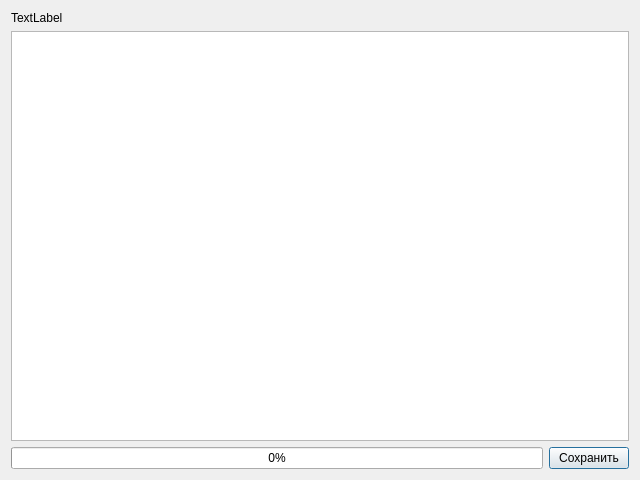
<?xml version="1.0" encoding="UTF-8"?>
<ui version="4.0">
 <class>DescriptionDialog</class>
 <widget class="QDialog" name="DescriptionDialog">
  <property name="geometry">
   <rect>
    <x>0</x>
    <y>0</y>
    <width>640</width>
    <height>480</height>
   </rect>
  </property>
  <property name="windowTitle">
   <string>Dialog</string>
  </property>
  <layout class="QGridLayout" name="gridLayout">
   <item row="1" column="0" colspan="2">
    <widget class="QTableWidget" name="tableWidget"/>
   </item>
   <item row="2" column="1">
    <widget class="QPushButton" name="saveButton">
     <property name="text">
      <string>Сохранить</string>
     </property>
    </widget>
   </item>
   <item row="2" column="0">
    <widget class="QProgressBar" name="progressBar">
     <property name="value">
      <number>0</number>
     </property>
    </widget>
   </item>
   <item row="0" column="0" colspan="2">
    <widget class="QLabel" name="label">
     <property name="text">
      <string>TextLabel</string>
     </property>
    </widget>
   </item>
  </layout>
 </widget>
 <resources/>
 <connections/>
</ui>
